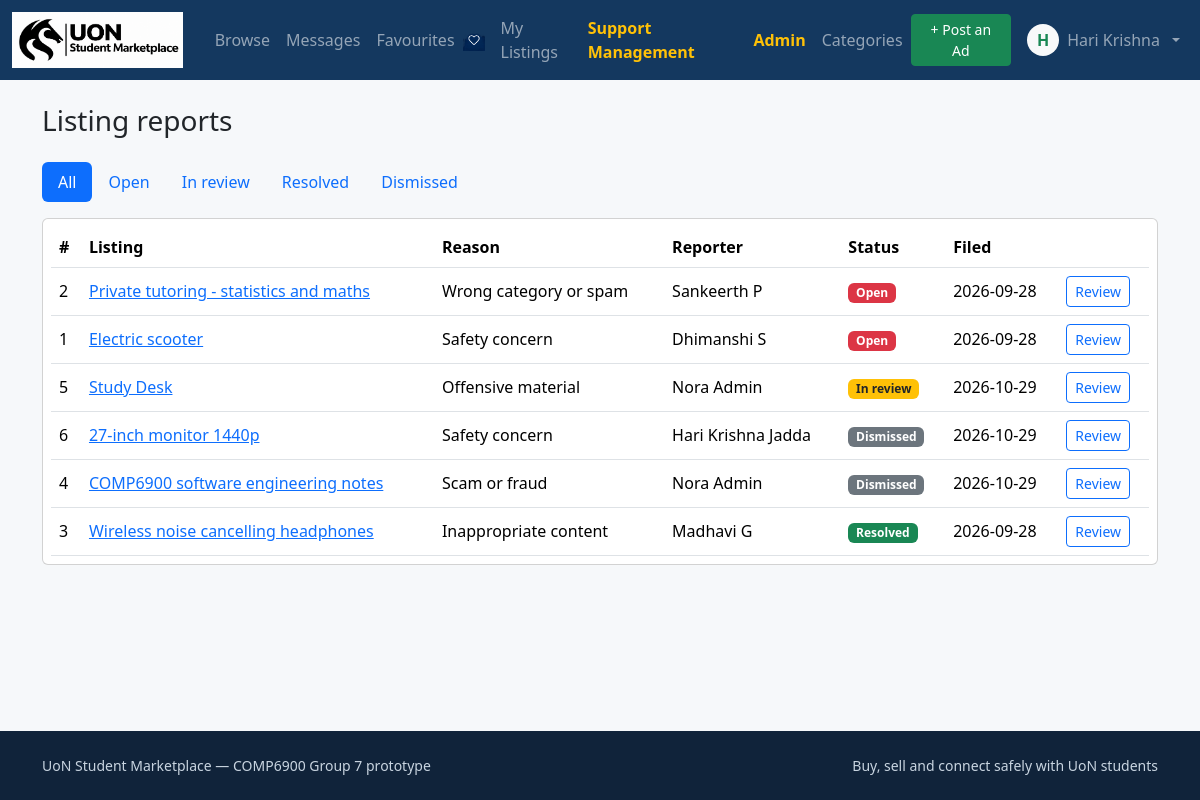
Page /admin/reports (signed in) on the committed database.
### tables this page shows
CREATE TABLE users (
    user_id        INTEGER PRIMARY KEY AUTOINCREMENT,
    email          TEXT NOT NULL UNIQUE,
    password_hash  TEXT NOT NULL,                -- PBKDF2-SHA256, never plain text
    first_name     TEXT NOT NULL,
    last_name      TEXT NOT NULL,
    phone          TEXT,
    role           TEXT NOT NULL DEFAULT 'student'
                   CHECK (role IN ('student', 'admin')),
    status         TEXT NOT NULL DEFAULT 'active'
                   CHECK (status IN ('active', 'suspended')),
    created_at     TEXT NOT NULL
, profile_photo TEXT);

CREATE TABLE reports (
    report_id       INTEGER PRIMARY KEY AUTOINCREMENT,
    listing_id      INTEGER NOT NULL REFERENCES listings (listing_id) ON DELETE CASCADE,
    reporter_id     INTEGER NOT NULL REFERENCES users (user_id),
    reason          TEXT NOT NULL,
    details         TEXT NOT NULL,
    status          TEXT NOT NULL DEFAULT 'open'
                    CHECK (status IN ('open', 'in_review', 'resolved', 'dismissed')),
    resolved_by     INTEGER REFERENCES users (user_id),
    resolved_at     TEXT,
    resolution_note TEXT,
    created_at      TEXT NOT NULL
);

CREATE TABLE listings (
    listing_id   INTEGER PRIMARY KEY AUTOINCREMENT,
    user_id      INTEGER NOT NULL REFERENCES users (user_id),
    category_id  INTEGER NOT NULL REFERENCES categories (category_id),
    title        TEXT NOT NULL,
    description  TEXT NOT NULL,
    price        REAL NOT NULL DEFAULT 0,          -- AUD, 0 = free
    condition    TEXT NOT NULL
                 CHECK (condition IN ('New', 'Like new', 'Good', 'Fair', 'Needs repair')),
    location     TEXT,
    status       TEXT NOT NULL DEFAULT 'active'
                 CHECK (status IN ('active', 'archived', 'sold', 'removed')),
    created_at   TEXT NOT NULL,
    updated_at   TEXT NOT NULL
);

### app/views/admin.py (the view)
@bp.route("/reports")
@admin_required
def reports():
    status = request.args.get("status", "")
    params = []
    where = "1=1"
    if status in ("open", "in_review", "resolved", "dismissed"):
        where = "r.status = ?"
        params.append(status)
    rows = db.get_db().query(
        f"""
        SELECT r.*, l.title AS listing_title, l.status AS listing_status,
               u.first_name || ' ' || u.last_name AS reporter_name
        FROM reports r
        JOIN listings l ON l.listing_id = r.listing_id
        JOIN users u ON u.user_id = r.reporter_id
        WHERE {where}
        ORDER BY CASE r.status
            WHEN 'open' THEN 0
            WHEN 'in_review' THEN 1
            ELSE 2
        END, r.created_at DESC
        """,
        params,
    )
    return render_template("admin/reports.html", reports=rows, status=status)

### app/db.py (called while the page is built)
def _connect_sqlite(config):
    conn = sqlite3.connect(str(config["SQLITE_PATH"]))
    conn.row_factory = sqlite3.Row
    conn.execute("PRAGMA foreign_keys = ON")
    return conn

def get_db():
    if "db" not in g:
        g.db = Database(_connect_sqlite(current_app.config))
    return g.db

    def query(self, sql, params=(), one=False):
        cur = self.conn.cursor()
        cur.execute(sql, tuple(params))
        columns = [column[0] for column in cur.description] if cur.description else []
        rows = [dict(zip(columns, row)) for row in cur.fetchall()]
        cur.close()
        return rows[0] if (one and rows) else (None if one else rows)

### app/security.py (called while the page is built)
def current_user():
    if "user_id" not in session:
        return None
    if not hasattr(g, "_current_user"):
        g._current_user = get_db_user(session["user_id"])
        if g._current_user and g._current_user["status"] != "active":
            logout_user()
            g._current_user = None
    return g._current_user

def get_db_user(user_id):
    from .db import get_db
    return get_db().query(
        "SELECT * FROM users WHERE user_id = ?",
        (user_id,),
        one=True,
    )

def admin_required(view):
    @wraps(view)
    def wrapped(*args, **kwargs):
        user = current_user()
        if user is None:
            flash("Please log in to continue.", "warning")
            return redirect(url_for("auth.login", next=request.path))
        if user["role"] != "admin":
            abort(403)
        return view(*args, **kwargs)
    return wrapped

def generate_csrf_token():
    if "_csrf_token" not in session:
        session["_csrf_token"] = secrets.token_hex(32)
    return session["_csrf_token"]

### app/templates/admin/reports.html (shortened to what this page needs)
{% extends "base.html" %}
{% block content %}
<h1 class="h3 mb-4">Listing reports</h1>
<ul class="nav nav-pills mb-3">
    {% for s, label in [
        ('', 'All'),
        ('open', 'Open'),
        ('in_review', 'In review'),
        ('resolved', 'Resolved'),
        ('dismissed', 'Dismissed')
    ] %}
    <li class="nav-item">
        <a
            href="{{ url_for('admin.reports', status=s) }}"
            class="nav-link {% if status == s %}active{% endif %}"
        >
            {{ label }}
        </a>
    </li>
    {% endfor %}
</ul>
<div class="table-responsive card p-2">
    <table class="table table-hover align-middle mb-0">
        <thead>
            <tr>
                <th>#</th>
                <th>Listing</th>
                <th>Reason</th>
                <th>Reporter</th>
                <th>Status</th>
                <th>Filed</th>
                <th></th>
            </tr>
        </thead>
        <tbody>
            {% for r in reports %}
            <tr>
                <td>{{ r.report_id }}</td>
                <td>
                    <a href="{{ url_for('listings.detail', listing_id=r.listing_id) }}">
                        {{ r.listing_title|truncate(35) }}
                    </a>
                </td>
                <td>{{ r.reason }}</td>
                <td>{{ r.reporter_name }}</td>
                <td>
                    <span class="badge {% if r.status == 'open' %}bg-danger{% elif r.status == 'in_review' %}bg-warning text-dark{% elif r.status == 'resolved' %}bg-success{% else %}bg-secondary{% endif %}">
                        {{ r.status|replace('_', ' ')|capitalize }}
                    </span>
                </td>
                <td>{{ r.created_at[:10] }}</td>
                <td>
                    <a
                        href="{{ url_for('admin.report_detail', report_id=r.report_id) }}"
                        class="btn btn-sm btn-outline-primary"
                    >
                        Review
                    </a>
                </td>
            </tr>
            {% else %}
            <tr>
                <td colspan="7" class="text-center text-muted py-4">
                    No reports found.
                </td>
            </tr>
            {% endfor %}
        </tbody>
    </table>
</div>
{% endblock %}

### app/templates/base.html (shortened to what this page needs)
<!doctype html>
<html lang="en">
<head>
  <link
    href="https://cdn.jsdelivr.net/npm/bootstrap@5.3.3/dist/css/bootstrap.min.css"
    rel="stylesheet"
  >
  <link
    rel="stylesheet"
    href="{{ url_for('static', filename='css/style.css') }}"
  >
</head>
<body>
  <nav class="navbar navbar-expand-lg navbar-dark site-header sticky-top">
    <div class="container-fluid">
      <a
        class="navbar-brand d-flex align-items-center"
        href="{{ url_for('main.home') }}"
      >
        <img
          src="{{ url_for('static', filename='img/uon_logo.png') }}"
          alt="University of Newcastle"
          class="uon-logo"
        >
      </a>
      <div class="collapse navbar-collapse" id="nav">
        <ul class="navbar-nav me-auto mb-2 mb-lg-0">
          <li class="nav-item">
            <a class="nav-link" href="{{ url_for('main.browse') }}">
              Browse
            </a>
          </li>
          {% if session.get('user_id') %}
            <li class="nav-item">
              <a class="nav-link" href="{{ url_for('messages.inbox') }}">
                Messages
              </a>
            </li>
            <li class="nav-item">
              <a
  class="nav-link d-flex align-items-center gap-2"
  href="{{ url_for('favourites.index') }}"
>
  Favourites
  <img
    src="{{ url_for('static', filename='img/favourite.png') }}"
    alt=""
    width="22"
    height="22"
    style="object-fit: contain;"
  >
</a>
            </li>
            <li class="nav-item">
              <a class="nav-link" href="{{ url_for('listings.my_listings') }}">
                My Listings
              </a>
            </li>
            {% if current_user and current_user['role'] == 'admin' %}
              <li class="nav-item">
                <a
                  class="nav-link text-warning fw-semibold"
                  href="{{ url_for('support.admin_tickets') }}"
                >
                  Support Management
                </a>
              </li>
            {% else %}
              <li class="nav-item">
                <a class="nav-link" href="{{ url_for('support.tickets') }}">
                  Support
                </a>
              </li>
            {% endif %}
          {% endif %}
          {% if session.get('user_id') and current_user and current_user['role'] == 'admin' %}
            <li class="nav-item">
              <a
                class="nav-link text-warning fw-semibold"
                href="{{ url_for('admin.dashboard') }}"
              >
                Admin
              </a>
            </li>
            <li class="nav-item">
              <a
                class="nav-link"
                href="{{ url_for('admin.categories') }}"
              >
                Categories
              </a>
            </li>
          {% endif %}
        </ul>
        <ul class="navbar-nav ms-auto align-items-lg-center">
          {% if session.get('user_id') and current_user %}
            <li class="nav-item me-2">
              <a
                class="btn btn-success btn-sm px-3"
                href="{{ url_for('listings.create') }}"
              >
                + Post an Ad
              </a>
            </li>
            <li class="nav-item dropdown">
              <a
                class="nav-link dropdown-toggle d-flex align-items-center gap-2"
                href="#"
                data-bs-toggle="dropdown"
                aria-expanded="false"
              >
                {% if current_user['profile_photo'] %}
                  <img
                    src="{{ url_for('auth.profile_photo_file', filename=current_user['profile_photo']) }}"
                    alt="Profile"
                    class="rounded-circle"
                    style="width: 32px; height: 32px; object-fit: cover;"
                  >
                {% else %}
                  <span
                    class="rounded-circle bg-light text-success d-inline-flex align-items-center justify-content-center"
                    style="width: 32px; height: 32px; font-weight: 600;"
                    aria-hidden="true"
                  >
                    {{ current_user['first_name'][0]|upper }}
                  </span>
                {% endif %}
                <span>{{ current_user['first_name'] }}</span>
              </a>
            </li>
          {% endif %}
        </ul>
      </div>
    </div>
  </nav>
  <main class="container py-4">
    {% block content %}{% endblock %}
  </main>
  <footer class="site-footer mt-5 py-4">
    <div class="container d-flex flex-wrap justify-content-between">
      <span>UoN Student Marketplace — COMP6900 Group 7 prototype</span>
      <span>Buy, sell and connect safely with UoN students</span>
    </div>
  </footer>
</body>
</html>

### app/static/css/style.css (style rules this page uses)
:root { --uon-navy: #14385f; --uon-green: #009a44; }
body { background: #f6f8fa; min-height: 100vh; display: flex; flex-direction: column; }
main { flex: 1; }
.site-header { background: var(--uon-navy); }
.site-footer { background: #10233a; color: #c8d4e0; font-size: 0.875rem; }
.uon-logo { display: block; width: 180px; max-width: 100%; height: auto; object-fit: contain; }
.navbar-brand { padding: 0; margin-right: 24px; display: flex; align-items: center; }
.site-header { padding-top: 8px; padding-bottom: 8px; }
.site-header .navbar-nav { align-items: center; }
.site-header .nav-link { padding: 8px 12px; }

### rows in the picture
users: first_name "H", first_name "Hari Krishna"
reports: report_id "2", listing_title "Private tutoring - statistics and maths", reason "Wrong category or spam", reporter_name "Sankeerth P", status "Open", created_at "2026-09-28"
reports: report_id "1", listing_title "Electric scooter", reason "Safety concern", reporter_name "Dhimanshi S", status "Open", created_at "2026-09-28"
reports: report_id "5", listing_title "Study Desk", reason "Offensive material", reporter_name "Nora Admin", status "In review", created_at "2026-10-29"
reports: report_id "6", listing_title "27-inch monitor 1440p", reason "Safety concern", reporter_name "Hari Krishna Jadda", status "Dismissed", created_at "2026-10-29"
reports: report_id "4", listing_title "COMP6900 software engineering notes", reason "Scam or fraud", reporter_name "Nora Admin", status "Dismissed", created_at "2026-10-29"
reports: report_id "3", listing_title "Wireless noise cancelling headphones", reason "Inappropriate content", reporter_name "Madhavi G", status "Resolved", created_at "2026-09-28"

### other values in the picture
{{ label }} "All" "Open" "In review" "Resolved" "Dismissed"
